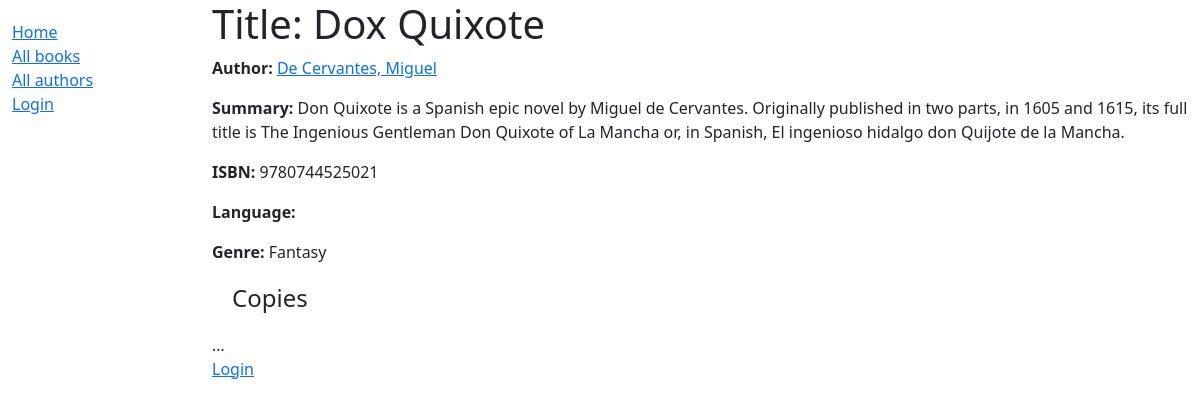
/catalog/book/1, run on the app's committed database.
### catalog/models.py (models this page shows, shortened)
class Book(models.Model):
    title = models.CharField(max_length=200)
    author = models.ForeignKey('Author', on_delete=models.SET_NULL, null=True)
    summary = models.TextField(max_length=1000, help_text='Enter a brief description of the book')
    isbn = models.CharField('ISBN', max_length=13, unique=True,
                             help_text='13 Character <a href="https://www.isbn-international.org/content/what-isbn">ISBN number</a>')
    genre = models.ManyToManyField(Genre, help_text='Select a genre for this book')
    def display_genre(self):
        """Create a string for the Genre. This is required to display genre in Admin."""
        return ', '.join(genre.name for genre in self.genre.all()[:3])
    display_genre.short_description = 'Genre'

class Author(models.Model):
    first_name = models.CharField(max_length=100)
    last_name = models.CharField(max_length=100)
    date_of_birth = models.DateField(null=True, blank=True)
    date_of_death = models.DateField('Died', null=True, blank=True)
    class Meta:
        ordering = ['last_name', 'first_name']
    def get_absolute_url(self):
        return reverse('author-detail', args=[str(self.id)])
    def __str__(self):
        return f'{self.last_name}, {self.first_name}'

class Genre(models.Model):
    name = models.CharField(max_length=200, help_text='Enter a book genre (e.g. Science Fiction)')
    def __str__(self):
        return self.name

### catalog/views.py (the view)
# urls.py: path('book/<int:pk>', views.BookDetailView.as_view(), name='book-detail'),
class BookDetailView(generic.DetailView):
    model = Book

### templates/catalog/book_detail.html (shortened to what this page needs)
{% extends "base_generic.html" %}
{% block content %}
  <h1>Title: {{ book.title }}</h1>
  <p><strong>Author:</strong> <a href="{{ book.author.get_absolute_url }}">{{ book.author }}</a></p>
  <p><strong>Summary:</strong> {{ book.summary }}</p>
  <p><strong>ISBN:</strong> {{ book.isbn }}</p>
  <p><strong>Language:</strong> {{ book.language }}</p>
  <p><strong>Genre:</strong> {{ book.genre.all|join:", " }}</p>
  <div style="margin-left:20px;margin-top:20px">
    <h4>Copies</h4>
  </div>
{% endblock %}

### data on the page
Book: author "De Cervantes, Miguel", summary "Don Quixote is a Spanish epic novel by Miguel de Cervantes. Originally published in two parts, in 1605 and 1615, its full title is The Ingenious Gentleman Don Quixote of La Mancha or, in Spanish, El ingenioso hidalgo don Quijote de la Mancha.", isbn "9780744525021", genre.all "Fantasy"
